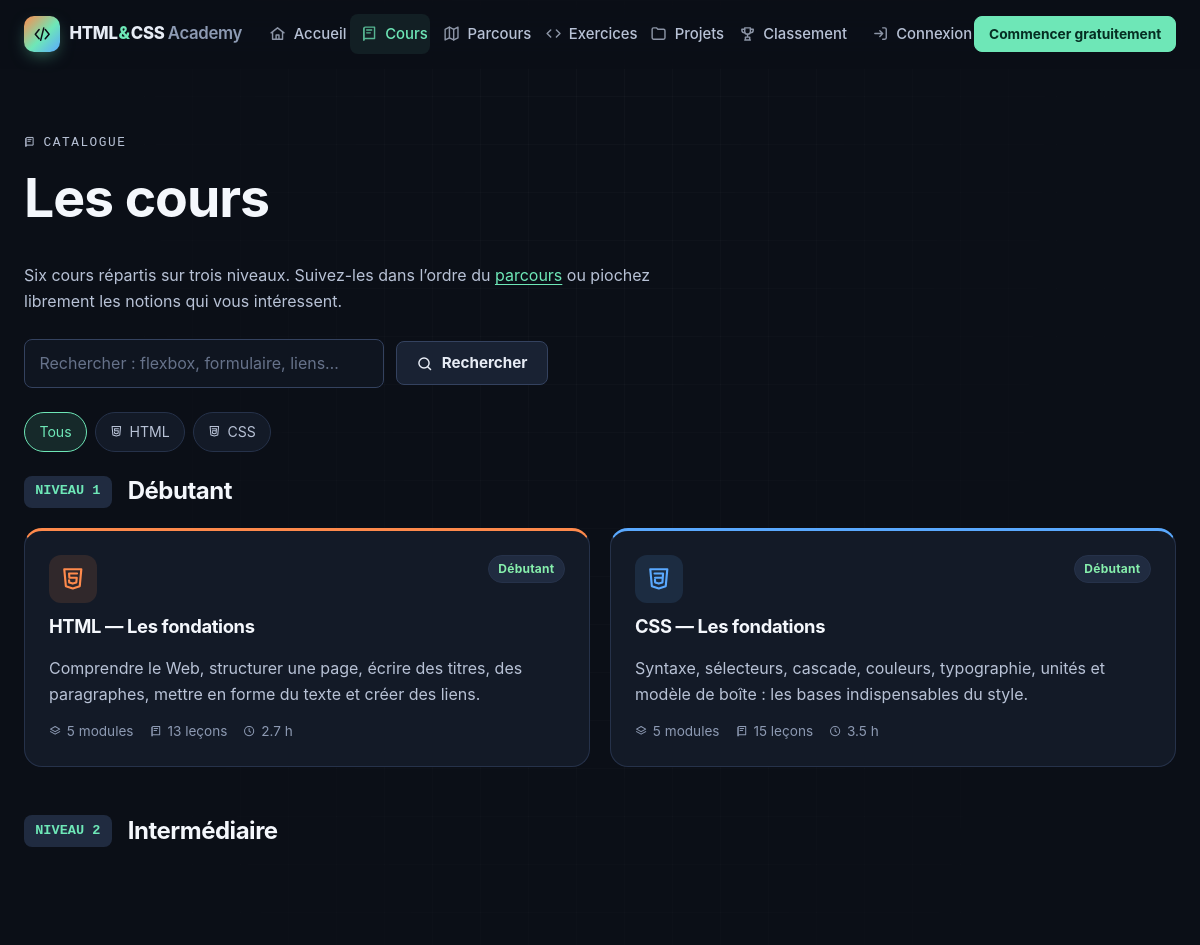
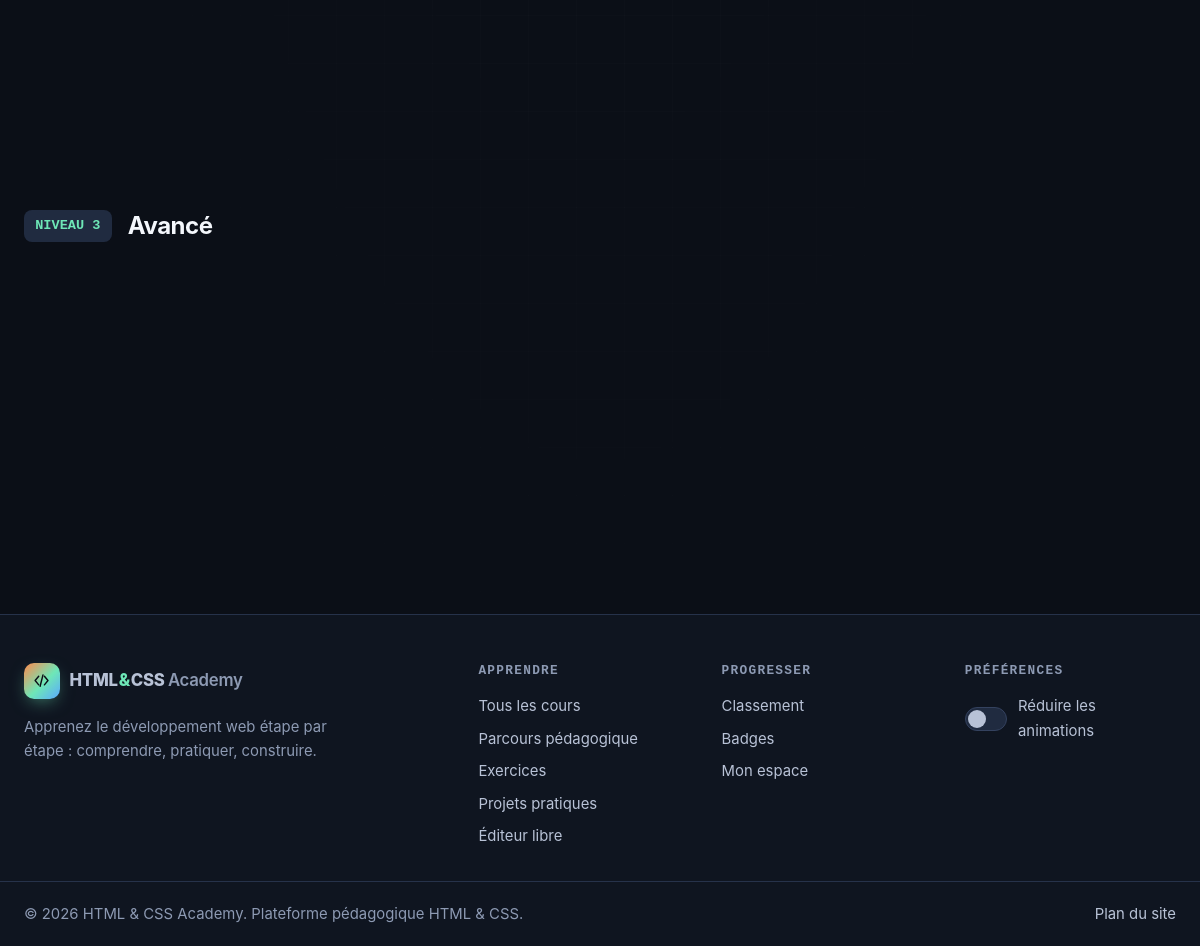
Screenshot of /courses/index.php with the database file from the repository (2 pictures, top to bottom).
### tables this page shows
CREATE TABLE courses (
  id           INT UNSIGNED NOT NULL AUTO_INCREMENT,
  category_id  INT UNSIGNED NOT NULL,
  title        VARCHAR(150) NOT NULL,
  slug         VARCHAR(150) NOT NULL,
  level        TINYINT UNSIGNED NOT NULL DEFAULT 1 COMMENT '1 = débutant, 2 = intermédiaire, 3 = avancé',
  summary      VARCHAR(300) NOT NULL DEFAULT '',
  description  TEXT         NULL,
  is_published TINYINT(1)   NOT NULL DEFAULT 1,
  sort_order   SMALLINT     NOT NULL DEFAULT 0,
  created_at   DATETIME     NOT NULL DEFAULT CURRENT_TIMESTAMP,
  updated_at   DATETIME     NOT NULL DEFAULT CURRENT_TIMESTAMP ON UPDATE CURRENT_TIMESTAMP,
  PRIMARY KEY (id),
  UNIQUE KEY uq_courses_slug (slug),
  KEY idx_courses_category_level (category_id, level, sort_order),
  CONSTRAINT fk_courses_category FOREIGN KEY (category_id) REFERENCES categories (id) ON DELETE RESTRICT,
  CONSTRAINT chk_courses_level CHECK (level BETWEEN 1 AND 3)
);

CREATE TABLE settings (
  id            INT UNSIGNED NOT NULL AUTO_INCREMENT,
  setting_key   VARCHAR(80)  NOT NULL,
  setting_value TEXT         NULL,
  label         VARCHAR(150) NOT NULL DEFAULT '',
  created_at    DATETIME     NOT NULL DEFAULT CURRENT_TIMESTAMP,
  updated_at    DATETIME     NOT NULL DEFAULT CURRENT_TIMESTAMP ON UPDATE CURRENT_TIMESTAMP,
  PRIMARY KEY (id),
  UNIQUE KEY uq_settings_key (setting_key)
);

### includes/bootstrap.php (called while the page is built, shortened)
<?php
spl_autoload_register(static function (string $class): void {
    $file = ROOT_PATH . '/includes/classes/' . basename(str_replace('\\', '/', $class)) . '.php';
});
require ROOT_PATH . '/includes/functions.php';

### config/database.php (called while the page is built, shortened)
<?php
$env = static fn (string $key, $default = null) => ($v = getenv($key)) !== false ? $v : $default;
$database = [
    'host'     => $env('DB_HOST', '127.0.0.1'),
    'port'     => (int) $env('DB_PORT', 3306),
    'socket'   => $env('DB_SOCKET', ''),
    'name'     => $env('DB_NAME', 'html_css_academy'),
    'user'     => $env('DB_USER', 'root'),
    'pass'     => $env('DB_PASS', ''),
    'charset'  => 'utf8mb4',
];
$local = __DIR__ . '/local.php';
return $database;

### includes/classes/Database.php (called while the page is built, shortened)
<?php
final class Database
{
    private static ?PDO $pdo = null;
    public static function connection(): PDO
    {
        if (self::$pdo === null) {
            $cfg = require ROOT_PATH . '/config/database.php';
            $dsn = $cfg['socket'] !== ''
                ? sprintf('mysql:unix_socket=%s;dbname=%s;charset=%s', $cfg['socket'], $cfg['name'], $cfg['charset'])
                : sprintf('mysql:host=%s;port=%d;dbname=%s;charset=%s', $cfg['host'], $cfg['port'], $cfg['name'], $cfg['charset']);
            self::$pdo = new PDO($dsn, $cfg['user'], $cfg['pass'], [
                PDO::ATTR_ERRMODE            => PDO::ERRMODE_EXCEPTION,
                PDO::ATTR_DEFAULT_FETCH_MODE => PDO::FETCH_ASSOC,
                PDO::ATTR_EMULATE_PREPARES   => false,
                PDO::ATTR_STRINGIFY_FETCHES  => false,
            ]);
            self::$pdo->exec("SET time_zone = '" . (new DateTime())->format('P') . "'");
        }
        return self::$pdo;
    }
    public static function run(string $sql, array $params = []): PDOStatement
    {
        $stmt = self::connection()->prepare($sql);
        $stmt->execute($params);
        return $stmt;
    }
    public static function fetchAll(string $sql, array $params = []): array
    {
        return self::run($sql, $params)->fetchAll();
    }
}

### includes/classes/CourseModel.php (called while the page is built, shortened)
<?php
final class CourseModel
{
    public static function catalog(): array
    {
        return Database::fetchAll(
            "SELECT c.*, cat.name AS category_name, cat.slug AS category_slug, cat.color AS category_color,
                    (SELECT COUNT(*) FROM modules m WHERE m.course_id = c.id) AS module_count,
                    (SELECT COUNT(*) FROM lessons l JOIN modules m ON m.id = l.module_id
                      WHERE m.course_id = c.id AND l.is_published = 1) AS lesson_count,
                    (SELECT COALESCE(SUM(l.duration_minutes), 0) FROM lessons l JOIN modules m ON m.id = l.module_id
                      WHERE m.course_id = c.id AND l.is_published = 1) AS duration
             FROM courses c JOIN categories cat ON cat.id = c.category_id
             WHERE c.is_published = 1
             ORDER BY c.level, cat.sort_order, c.sort_order"
        );
    }
}

### includes/classes/SettingModel.php (called while the page is built, shortened)
<?php
final class SettingModel
{
    private static ?array $cache = null;
    public static function all(): array
    {
        if (self::$cache === null) {
            self::$cache = [];
            try {
                foreach (Database::fetchAll('SELECT setting_key, setting_value, label FROM settings ORDER BY id') as $row) {
                    self::$cache[$row['setting_key']] = $row;
                }
            } catch (Throwable $e) {
                Logger::error('Settings unavailable: ' . $e->getMessage());
            }
        }
        return self::$cache;
    }
    public static function get(string $key, string $default = ''): string
    {
        return (string) (self::all()[$key]['setting_value'] ?? $default);
    }
}

### courses/index.php (the view, shortened to what this page needs)
<?php
require __DIR__ . '/../includes/bootstrap.php';
$catalog = CourseModel::catalog();
$user = current_user();
$progress = $user ? ProgressModel::byCourse((int) $user['id']) : [];
$filter = in_array(input('categorie'), ['html', 'css'], true) ? input('categorie') : '';
$search = mb_substr(input('q'), 0, 80);
$byLevel = [];
foreach ($catalog as $c) {
    $byLevel[(int) $c['level']][] = $c;
}
require ROOT_PATH . '/includes/header.php';
?>
<header class="page-head container">
  <p class="eyebrow"><?= icon('book', 'icon icon--sm') ?> Catalogue</p>
  <h1>Les cours</h1>
  <p>Six cours répartis sur trois niveaux. Suivez-les dans l’ordre du <a href="<?= e(route('path')) ?>">parcours</a> ou piochez librement les notions qui vous intéressent.</p>
  <form class="btn-row" method="get" action="<?= e(route('courses')) ?>" role="search" style="margin-top:1.5rem">
    <input class="input" style="max-width:360px" type="search" id="q" name="q" value="<?= e($search) ?>" placeholder="Rechercher : flexbox, formulaire, liens…">
    <button class="btn" type="submit"><?= icon('search') ?> Rechercher</button>
  </form>
</header>
<div class="container">
  <nav class="filters" aria-label="Filtrer par langage">
    <a class="chip<?= $filter === '' ? ' is-active' : '' ?>" href="<?= e(route('courses')) ?>">Tous</a>
    <a class="chip<?= $filter === 'html' ? ' is-active' : '' ?>" href="<?= e(route('courses')) ?>?categorie=html"><?= icon('html', 'icon icon--sm') ?> HTML</a>
    <a class="chip<?= $filter === 'css' ? ' is-active' : '' ?>" href="<?= e(route('courses')) ?>?categorie=css"><?= icon('css', 'icon icon--sm') ?> CSS</a>
  </nav>
  <?php foreach ($byLevel as $level => $courses): ?>
    <section class="level-block" aria-labelledby="level-<?= $level ?>">
      <div class="level-block__head">
        <span class="level-block__num">NIVEAU <?= $level ?></span>
        <h2 id="level-<?= $level ?>"><?= e(level_label($level)) ?></h2>
      </div>
      <div class="grid grid--2">
        <?php foreach ($courses as $c): $p = $progress[(int) $c['id']] ?? null; $cat = $c['category_slug']; ?>
          <a class="card card--hover card--link course-card card--accent-<?= e($cat) ?> reveal" href="<?= e(route('course', $c['slug'])) ?>">
            <div class="course-card__top">
              <span class="card__icon card__icon--<?= e($cat) ?>" style="margin:0"><?= icon($cat, 'icon icon--lg') ?></span>
              <span class="tag tag--level-<?= $level ?>"><?= e(level_label($level)) ?></span>
            </div>
            <h3 class="card__title"><?= e($c['title']) ?></h3>
            <p><?= e($c['summary']) ?></p>
            <div class="card__meta">
              <span><?= icon('layers', 'icon icon--sm') ?> <?= (int) $c['module_count'] ?> modules</span>
              <span><?= icon('book', 'icon icon--sm') ?> <?= (int) $c['lesson_count'] ?> leçons</span>
              <span><?= icon('clock', 'icon icon--sm') ?> <?= round((int) $c['duration'] / 60, 1) ?> h</span>
            </div>
          </a>
        <?php endforeach; ?>
      </div>
    </section>
  <?php endforeach; ?>
</div>
<?php require ROOT_PATH . '/includes/footer.php'; ?>

### includes/functions.php (shortened to what this page needs)
<?php
function config(string $key, $default = null)
{
    $value = $GLOBALS['__config'];
    foreach (explode('.', $key) as $part) {
        $value = $value[$part];
    }
    return $value;
}
function e($value): string
{
    return htmlspecialchars((string) $value, ENT_QUOTES | ENT_SUBSTITUTE, 'UTF-8');
}
function base_path(): string
{
    static $base = null;
    if ($base !== null) {
        return $base;
    }
    $docRoot = realpath($_SERVER['DOCUMENT_ROOT'] ?? '') ?: '';
    $root = realpath(ROOT_PATH) ?: ROOT_PATH;
    if ($docRoot !== '' && str_starts_with($root, $docRoot)) {
        return $base = rtrim(str_replace('\\', '/', substr($root, strlen($docRoot))), '/');
    }
    return $base = '';
}
function url(string $path = ''): string
{
    return base_path() . '/' . ltrim($path, '/');
}
function route(string $name, ?string $param = null): string
{
    $pretty = [
        'home'        => '',
        'courses'     => 'cours',
        'course'      => 'cours/%s',
        'lesson'      => 'lecon/%s',
        'path'        => 'parcours',
        'exercises'   => 'exercices',
        'exercise'    => 'exercice/%s',
        'projects'    => 'projets',
        'project'     => 'projet/%s',
        'leaderboard' => 'classement',
        'playground'  => 'editeur',
        'certificate' => 'certificat/%s',
    ];
    $plain = [
        'home'        => '',
        'courses'     => 'courses/index.php',
        'course'      => 'courses/course.php?slug=%s',
        'lesson'      => 'courses/lesson.php?slug=%s',
        'path'        => 'parcours.php',
        'exercises'   => 'exercises/index.php',
        'exercise'    => 'exercises/exercise.php?slug=%s',
        'projects'    => 'projects/index.php',
        'project'     => 'projects/project.php?slug=%s',
        'leaderboard' => 'leaderboard.php',
        'playground'  => 'playground.php',
        'certificate' => 'certificate.php?id=%s',
    ];
    $map = config('app.pretty_urls') ? $pretty : $plain;
    $pattern = $map[$name] ?? $name;
    return url($param !== null ? sprintf($pattern, rawurlencode($param)) : $pattern);
}
function input(string $key, string $default = ''): string
{
    $v = $_POST[$key] ?? $_GET[$key] ?? $default;
    return is_string($v) ? trim($v) : $default;
}
function level_label(int $level): string
{
    return [1 => 'Débutant', 2 => 'Intermédiaire', 3 => 'Avancé'][$level] ?? 'Débutant';
}
function icon(string $name, string $class = 'icon'): string
{
    return sprintf(
        '<svg class="%s" aria-hidden="true" focusable="false"><use href="%s#%s"></use></svg>',
        e($class),
        e(url('assets/icons/sprite.svg')),
        e($name)
    );
}
function setting(string $key, string $default = ''): string
{
    return SettingModel::get($key, $default);
}

### includes/footer.php (shortened to what this page needs)
  </main>
  <footer class="site-footer">
    <div class="container site-footer__grid">
      <div class="site-footer__brand">
        <a class="brand" href="<?= e(route('home')) ?>">
          <span class="brand__mark"><?= icon('logo') ?></span>
          <span class="brand__name">HTML<span class="brand__amp">&amp;</span>CSS <span class="brand__sub">Academy</span></span>
        </a>
        <p>Apprenez le développement web étape par étape : comprendre, pratiquer, construire.</p>
      </div>
      <nav aria-label="Apprendre">
        <h2 class="site-footer__title">Apprendre</h2>
        <ul>
          <li><a href="<?= e(route('courses')) ?>">Tous les cours</a></li>
          <li><a href="<?= e(route('path')) ?>">Parcours pédagogique</a></li>
          <li><a href="<?= e(route('exercises')) ?>">Exercices</a></li>
          <li><a href="<?= e(route('projects')) ?>">Projets pratiques</a></li>
          <li><a href="<?= e(route('playground')) ?>">Éditeur libre</a></li>
        </ul>
      </nav>
      <nav aria-label="Communauté">
        <h2 class="site-footer__title">Progresser</h2>
        <ul>
          <li><a href="<?= e(route('leaderboard')) ?>">Classement</a></li>
          <li><a href="<?= e(url('dashboard/badges.php')) ?>">Badges</a></li>
          <li><a href="<?= e(url('dashboard/index.php')) ?>">Mon espace</a></li>
        </ul>
      </nav>
      <div>
        <h2 class="site-footer__title">Préférences</h2>
        <label class="switch">
          <span class="switch__track" aria-hidden="true"></span>
          <span>Réduire les animations</span>
        </label>
      </div>
    </div>
    <div class="container site-footer__bottom">
      <p>&copy; <?= date('Y') ?> <?= e(setting('site_name', config('app.name'))) ?>. Plateforme pédagogique HTML &amp; CSS.</p>
      <p><a href="<?= e(url('sitemap.xml')) ?>">Plan du site</a></p>
    </div>
  </footer>
</body>
</html>

### rows the page displays
courses: level "Débutant", title "HTML — Les fondations", summary "Comprendre le Web, structurer une page, écrire des titres, des paragraphes, mettre en forme du texte et créer des liens.", module_count "5", lesson_count "13", duration "2.7"
courses: level "Débutant", title "CSS — Les fondations", summary "Syntaxe, sélecteurs, cascade, couleurs, typographie, unités et modèle de boîte : les bases indispensables du style.", module_count "5", lesson_count "15", duration "3.5"
settings: setting_value "HTML & CSS Academy"

### other values shown
$label "Accueil"
$label "Cours"
$label "Parcours"
$label "Exercices"
$label "Projets"
$label "Classement"
$level "1"
level_label($level) "Débutant"
$level "2"
level_label($level) "Intermédiaire"
$level "3"
level_label($level) "Avancé"
